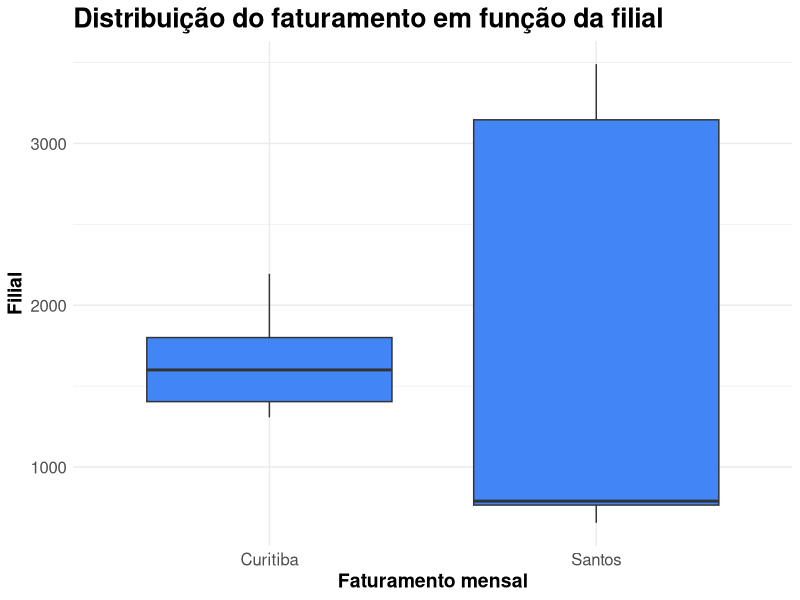

The R script that drew this image:
## ---- chunk 1
options(htmltools.dir.version = FALSE)
MAIN_COLOUR <- "#4285f4"
library(tidyverse)
## ---- chunk 2
Curitiba <- c(1788, 1341, 1588, 1612, 1836, 1307, 1341, 1425, 1688, 1556, 2194, 1877)
Santos <- c(3490, 767, 689, 655, 757, 987, 3456, 788, 767, 790, 3109, 3257)
df <- data.frame(Curitiba, Santos)

df <- df %>%
  pivot_longer(cols = c("Curitiba", "Santos"))

ggplot(df, aes(y = value, x = name)) +
  geom_boxplot(fill = MAIN_COLOUR) +
  theme_minimal() +
  labs(x = "Faturamento mensal", y = "Filial", title = "Distribuição do faturamento em função da filial") +
  theme(axis.text=element_text(size=12),
        axis.title=element_text(size=14, face="bold"),
        title=element_text(size=16, face="bold"))
